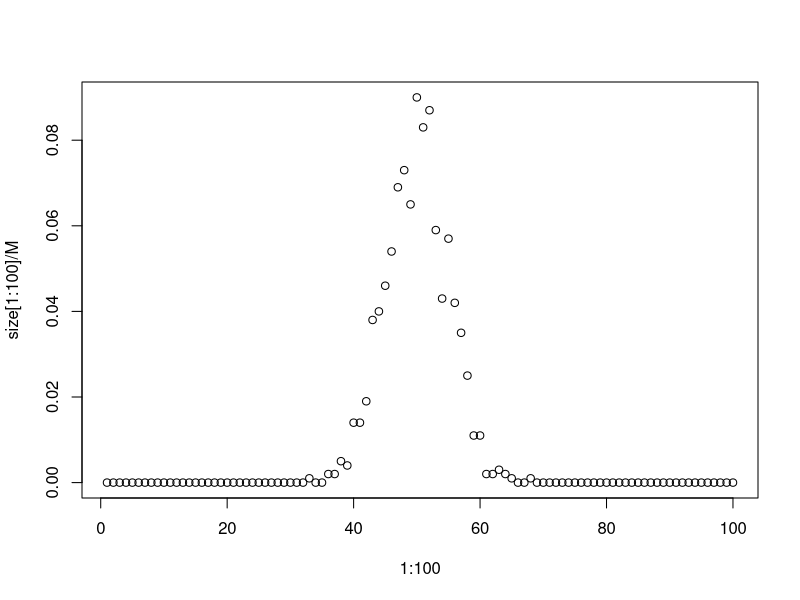

Generate this figure with R:
# Standing ovation simulation
# G.P. Learmonth
#
# Monte Carlo simulation of Expected Number of audience members in
# standing ovation.
#
# N.B. This result is trivial hence this "simulation" is essentially # useless; however, it provides the basis for the questions posed 
# in HW1. 

# N in audience; M independent iterations

N <- 100;  M <- 1000

# Quality signal received = q; variance = sigma2;  
# threshhold for standing = threshhold

q <- 6; sigma2 <- 2

threshhold <- 6

# Iterate M times; initialize size vector

size <- rep(0, N)

for (j in 1:M)  {

  s <- ceiling((q + rnorm(N,0,sigma2)))

# Determine those standing

  k <- (sum(s>threshhold));
  size[k] <- size[k]+1;

  }

plot(1:100,size[1:100]/M)